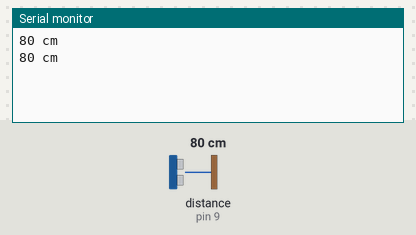
Bench run of a sketch on a simulated Arduino Uno, built with avr-gcc and run on an emulated ATmega328P. Parts: the last lines printed to the serial monitor. Wiring (inferred from the names in the program): ultrasonic range finder: trigger pin 10; echo pin 9. The inputs (shaded band) are chosen by the test bench; at power-on: distance to the obstacle (sensor on pin 9) 80 cm. The echo pulse lasts 58.3 µs per cm.

Above: at 1.8 s.
1.9 s: distance to the obstacle (sensor on pin 9) set to 2 cm
At 2.8 s:
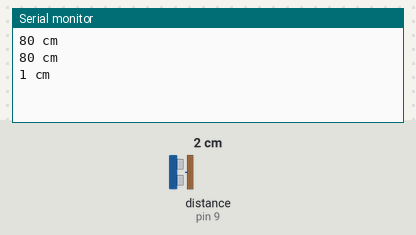
3.4 s: distance to the obstacle (sensor on pin 9) set to 4 cm
At 4.8 s:
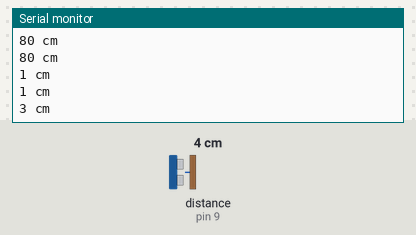
Timing chart, 0 to 6.4 s (numbered marks = the images above; inputs shaded):
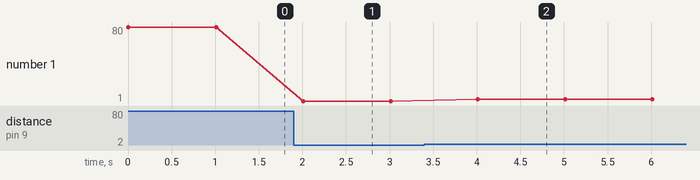

Measured:
- after the input at 1.9 s, the serial monitor: prints a new line after 0.11 s (image 1)
- after the input at 3.4 s, the serial monitor: prints a new line after 0.61 s (image 2)
- plotted number 1: 80 → 1 after the input at 1.9 s, 1 → 3 after the input at 3.4 s

The sketch:

s1410832041_HW7.ino
```cpp
const byte trigPin = 10;
const byte echoPin = 9;
unsigned long d;

unsigned long ping() {
  digitalWrite(trigPin, HIGH);
  delayMicroseconds(10);
  digitalWrite(trigPin, LOW);
  return pulseIn(echoPin, HIGH, 23200);
}

void setup() {
  pinMode(trigPin, OUTPUT);
  pinMode(echoPin, INPUT);
  Serial.begin(9600);
}

void loop() {
  d = ping() / 58;
  Serial.println(String("") + d + " cm");
  delay(1000);
}
```
